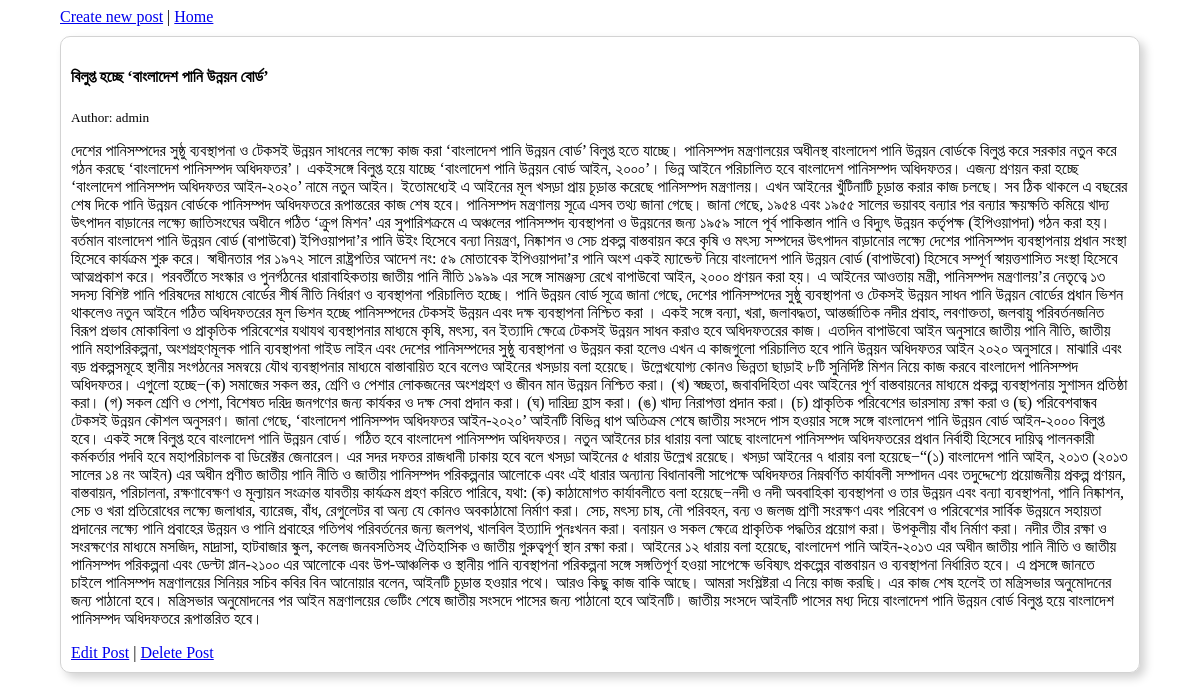
/post/5/, run on the app's committed database.
### blog/models.py (models this page shows, shortened)
class Post(models.Model):
    title = models.CharField(blank=False, max_length=200)
    author = models.ForeignKey('auth.User', on_delete=models.CASCADE)
    body = models.TextField(blank=False)

### blog/views.py (the view)
# urls.py: path('post/<int:pk>/', PostDetailView.as_view(), name='detail'),
class PostDetailView(DetailView):
    model = Post
    template_name = 'blog/detail.html'

### templates/blog/detail.html
{% extends "blog/base.html" %}
{% block content_block %}
<div class="">
  <h4>{{post.title}} </h4>
  <p> <small> Author: {{post.author}}</small> </p>
  <p>{{post.body}}</p>
  <a href="{% url 'update_post' post.pk %}">Edit Post</a> | <a href="{% url 'delete_post' post.pk %}">Delete Post</a>
</div>
{% endblock %}

### static/style.css (style rules this page uses)
*, *:before, *:after { -webkit-box-sizing: border-box; -moz-box-sizing: border-box; box-sizing: border-box; }
body { margin-left: auto; margin-right: auto; width: 90%; }
div { border: 1px solid lightgrey; border-radius: 10px; box-shadow: 5px 5px 10px lightgrey; padding: 10px; margin-top: 10px; margin-bottom: 10px; }

### data on the page
Post: title "বিলুপ্ত হচ্ছে ‘বাংলাদেশ পানি উন্নয়ন বোর্ড’", author "admin", body "দেশের পানিসম্পদের সুষ্ঠু ব্যবস্থাপনা ও টেকসই উন্নয়ন সাধনের লক্ষ্যে কাজ করা ‘বাংলাদেশ পানি উন্নয়ন বোর্ড’ বিলুপ্ত হতে যাচ্ছে। পানিসম্পদ মন্ত্রণালয়ের অধীনস্থ বাংলাদেশ পানি উন্নয়ন বোর্ডকে বিলুপ্ত করে সরকার নতুন করে গঠন করছে ‘বাংলাদেশ পানিসম্পদ অধিদফতর’। একইসঙ্গে বিলুপ্ত হয়ে যাচ্ছে ‘বাংলাদেশ পানি উন্নয়ন বোর্ড আইন, ২০০০’। ভিন্ন আইনে পরিচালিত হবে বাংলাদেশ পানিসম্পদ অধিদফতর। এজন্য প্রণয়ন করা হচ্ছে ‘বাংলাদেশ পানিসম্পদ অধিদফতর আইন-২০২০’ নামে নতুন আইন। ইতোমধ্যেই এ আইনের মূল খসড়া প্রায় চূড়ান্ত করেছে পানিসম্পদ মন্ত্রণালয়। এখন আইনের খুঁটিনাটি চূড়ান্ত করার কাজ চলছে। সব ঠিক থাকলে এ বছরের শেষ দিকে পানি উন্নয়ন বোর্ডকে পানিসম্পদ অধিদফতরে রূপান্তরের কাজ শেষ হবে। পানিসম্পদ মন্ত্রণালয় সূত্রে এসব তথ্য জানা গেছে।…"
